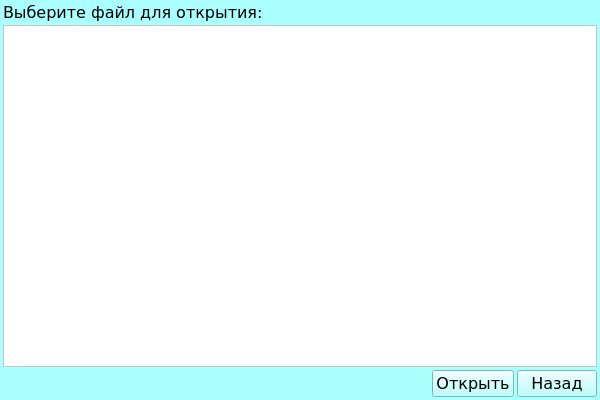
<?xml version="1.0" encoding="UTF-8"?>
<ui version="4.0">
 <class>OpenTab</class>
 <widget class="QMainWindow" name="OpenTab">
  <property name="geometry">
   <rect>
    <x>0</x>
    <y>0</y>
    <width>600</width>
    <height>400</height>
   </rect>
  </property>
  <property name="maximumSize">
   <size>
    <width>600</width>
    <height>400</height>
   </size>
  </property>
  <property name="palette">
   <palette>
    <active>
     <colorrole role="WindowText">
      <brush brushstyle="SolidPattern">
       <color alpha="255">
        <red>0</red>
        <green>0</green>
        <blue>0</blue>
       </color>
      </brush>
     </colorrole>
     <colorrole role="Button">
      <brush brushstyle="SolidPattern">
       <color alpha="255">
        <red>170</red>
        <green>255</green>
        <blue>255</blue>
       </color>
      </brush>
     </colorrole>
     <colorrole role="Light">
      <brush brushstyle="SolidPattern">
       <color alpha="255">
        <red>255</red>
        <green>255</green>
        <blue>255</blue>
       </color>
      </brush>
     </colorrole>
     <colorrole role="Midlight">
      <brush brushstyle="SolidPattern">
       <color alpha="255">
        <red>212</red>
        <green>255</green>
        <blue>255</blue>
       </color>
      </brush>
     </colorrole>
     <colorrole role="Dark">
      <brush brushstyle="SolidPattern">
       <color alpha="255">
        <red>85</red>
        <green>127</green>
        <blue>127</blue>
       </color>
      </brush>
     </colorrole>
     <colorrole role="Mid">
      <brush brushstyle="SolidPattern">
       <color alpha="255">
        <red>113</red>
        <green>170</green>
        <blue>170</blue>
       </color>
      </brush>
     </colorrole>
     <colorrole role="Text">
      <brush brushstyle="SolidPattern">
       <color alpha="255">
        <red>0</red>
        <green>0</green>
        <blue>0</blue>
       </color>
      </brush>
     </colorrole>
     <colorrole role="BrightText">
      <brush brushstyle="SolidPattern">
       <color alpha="255">
        <red>255</red>
        <green>255</green>
        <blue>255</blue>
       </color>
      </brush>
     </colorrole>
     <colorrole role="ButtonText">
      <brush brushstyle="SolidPattern">
       <color alpha="255">
        <red>0</red>
        <green>0</green>
        <blue>0</blue>
       </color>
      </brush>
     </colorrole>
     <colorrole role="Base">
      <brush brushstyle="SolidPattern">
       <color alpha="255">
        <red>255</red>
        <green>255</green>
        <blue>255</blue>
       </color>
      </brush>
     </colorrole>
     <colorrole role="Window">
      <brush brushstyle="SolidPattern">
       <color alpha="255">
        <red>170</red>
        <green>255</green>
        <blue>255</blue>
       </color>
      </brush>
     </colorrole>
     <colorrole role="Shadow">
      <brush brushstyle="SolidPattern">
       <color alpha="255">
        <red>0</red>
        <green>0</green>
        <blue>0</blue>
       </color>
      </brush>
     </colorrole>
     <colorrole role="AlternateBase">
      <brush brushstyle="SolidPattern">
       <color alpha="255">
        <red>212</red>
        <green>255</green>
        <blue>255</blue>
       </color>
      </brush>
     </colorrole>
     <colorrole role="ToolTipBase">
      <brush brushstyle="SolidPattern">
       <color alpha="255">
        <red>255</red>
        <green>255</green>
        <blue>220</blue>
       </color>
      </brush>
     </colorrole>
     <colorrole role="ToolTipText">
      <brush brushstyle="SolidPattern">
       <color alpha="255">
        <red>0</red>
        <green>0</green>
        <blue>0</blue>
       </color>
      </brush>
     </colorrole>
     <colorrole role="PlaceholderText">
      <brush brushstyle="SolidPattern">
       <color alpha="128">
        <red>0</red>
        <green>0</green>
        <blue>0</blue>
       </color>
      </brush>
     </colorrole>
    </active>
    <inactive>
     <colorrole role="WindowText">
      <brush brushstyle="SolidPattern">
       <color alpha="255">
        <red>0</red>
        <green>0</green>
        <blue>0</blue>
       </color>
      </brush>
     </colorrole>
     <colorrole role="Button">
      <brush brushstyle="SolidPattern">
       <color alpha="255">
        <red>170</red>
        <green>255</green>
        <blue>255</blue>
       </color>
      </brush>
     </colorrole>
     <colorrole role="Light">
      <brush brushstyle="SolidPattern">
       <color alpha="255">
        <red>255</red>
        <green>255</green>
        <blue>255</blue>
       </color>
      </brush>
     </colorrole>
     <colorrole role="Midlight">
      <brush brushstyle="SolidPattern">
       <color alpha="255">
        <red>212</red>
        <green>255</green>
        <blue>255</blue>
       </color>
      </brush>
     </colorrole>
     <colorrole role="Dark">
      <brush brushstyle="SolidPattern">
       <color alpha="255">
        <red>85</red>
        <green>127</green>
        <blue>127</blue>
       </color>
      </brush>
     </colorrole>
     <colorrole role="Mid">
      <brush brushstyle="SolidPattern">
       <color alpha="255">
        <red>113</red>
        <green>170</green>
        <blue>170</blue>
       </color>
      </brush>
     </colorrole>
     <colorrole role="Text">
      <brush brushstyle="SolidPattern">
       <color alpha="255">
        <red>0</red>
        <green>0</green>
        <blue>0</blue>
       </color>
      </brush>
     </colorrole>
     <colorrole role="BrightText">
      <brush brushstyle="SolidPattern">
       <color alpha="255">
        <red>255</red>
        <green>255</green>
        <blue>255</blue>
       </color>
      </brush>
     </colorrole>
     <colorrole role="ButtonText">
      <brush brushstyle="SolidPattern">
       <color alpha="255">
        <red>0</red>
        <green>0</green>
        <blue>0</blue>
       </color>
      </brush>
     </colorrole>
     <colorrole role="Base">
      <brush brushstyle="SolidPattern">
       <color alpha="255">
        <red>255</red>
        <green>255</green>
        <blue>255</blue>
       </color>
      </brush>
     </colorrole>
     <colorrole role="Window">
      <brush brushstyle="SolidPattern">
       <color alpha="255">
        <red>170</red>
        <green>255</green>
        <blue>255</blue>
       </color>
      </brush>
     </colorrole>
     <colorrole role="Shadow">
      <brush brushstyle="SolidPattern">
       <color alpha="255">
        <red>0</red>
        <green>0</green>
        <blue>0</blue>
       </color>
      </brush>
     </colorrole>
     <colorrole role="AlternateBase">
      <brush brushstyle="SolidPattern">
       <color alpha="255">
        <red>212</red>
        <green>255</green>
        <blue>255</blue>
       </color>
      </brush>
     </colorrole>
     <colorrole role="ToolTipBase">
      <brush brushstyle="SolidPattern">
       <color alpha="255">
        <red>255</red>
        <green>255</green>
        <blue>220</blue>
       </color>
      </brush>
     </colorrole>
     <colorrole role="ToolTipText">
      <brush brushstyle="SolidPattern">
       <color alpha="255">
        <red>0</red>
        <green>0</green>
        <blue>0</blue>
       </color>
      </brush>
     </colorrole>
     <colorrole role="PlaceholderText">
      <brush brushstyle="SolidPattern">
       <color alpha="128">
        <red>0</red>
        <green>0</green>
        <blue>0</blue>
       </color>
      </brush>
     </colorrole>
    </inactive>
    <disabled>
     <colorrole role="WindowText">
      <brush brushstyle="SolidPattern">
       <color alpha="255">
        <red>85</red>
        <green>127</green>
        <blue>127</blue>
       </color>
      </brush>
     </colorrole>
     <colorrole role="Button">
      <brush brushstyle="SolidPattern">
       <color alpha="255">
        <red>170</red>
        <green>255</green>
        <blue>255</blue>
       </color>
      </brush>
     </colorrole>
     <colorrole role="Light">
      <brush brushstyle="SolidPattern">
       <color alpha="255">
        <red>255</red>
        <green>255</green>
        <blue>255</blue>
       </color>
      </brush>
     </colorrole>
     <colorrole role="Midlight">
      <brush brushstyle="SolidPattern">
       <color alpha="255">
        <red>212</red>
        <green>255</green>
        <blue>255</blue>
       </color>
      </brush>
     </colorrole>
     <colorrole role="Dark">
      <brush brushstyle="SolidPattern">
       <color alpha="255">
        <red>85</red>
        <green>127</green>
        <blue>127</blue>
       </color>
      </brush>
     </colorrole>
     <colorrole role="Mid">
      <brush brushstyle="SolidPattern">
       <color alpha="255">
        <red>113</red>
        <green>170</green>
        <blue>170</blue>
       </color>
      </brush>
     </colorrole>
     <colorrole role="Text">
      <brush brushstyle="SolidPattern">
       <color alpha="255">
        <red>85</red>
        <green>127</green>
        <blue>127</blue>
       </color>
      </brush>
     </colorrole>
     <colorrole role="BrightText">
      <brush brushstyle="SolidPattern">
       <color alpha="255">
        <red>255</red>
        <green>255</green>
        <blue>255</blue>
       </color>
      </brush>
     </colorrole>
     <colorrole role="ButtonText">
      <brush brushstyle="SolidPattern">
       <color alpha="255">
        <red>85</red>
        <green>127</green>
        <blue>127</blue>
       </color>
      </brush>
     </colorrole>
     <colorrole role="Base">
      <brush brushstyle="SolidPattern">
       <color alpha="255">
        <red>170</red>
        <green>255</green>
        <blue>255</blue>
       </color>
      </brush>
     </colorrole>
     <colorrole role="Window">
      <brush brushstyle="SolidPattern">
       <color alpha="255">
        <red>170</red>
        <green>255</green>
        <blue>255</blue>
       </color>
      </brush>
     </colorrole>
     <colorrole role="Shadow">
      <brush brushstyle="SolidPattern">
       <color alpha="255">
        <red>0</red>
        <green>0</green>
        <blue>0</blue>
       </color>
      </brush>
     </colorrole>
     <colorrole role="AlternateBase">
      <brush brushstyle="SolidPattern">
       <color alpha="255">
        <red>170</red>
        <green>255</green>
        <blue>255</blue>
       </color>
      </brush>
     </colorrole>
     <colorrole role="ToolTipBase">
      <brush brushstyle="SolidPattern">
       <color alpha="255">
        <red>255</red>
        <green>255</green>
        <blue>220</blue>
       </color>
      </brush>
     </colorrole>
     <colorrole role="ToolTipText">
      <brush brushstyle="SolidPattern">
       <color alpha="255">
        <red>0</red>
        <green>0</green>
        <blue>0</blue>
       </color>
      </brush>
     </colorrole>
     <colorrole role="PlaceholderText">
      <brush brushstyle="SolidPattern">
       <color alpha="128">
        <red>0</red>
        <green>0</green>
        <blue>0</blue>
       </color>
      </brush>
     </colorrole>
    </disabled>
   </palette>
  </property>
  <property name="font">
   <font>
    <family>Verdana</family>
    <pointsize>12</pointsize>
   </font>
  </property>
  <property name="windowTitle">
   <string>School Performance</string>
  </property>
  <widget class="QWidget" name="centralwidget">
   <layout class="QGridLayout" name="gridLayout">
    <property name="leftMargin">
     <number>3</number>
    </property>
    <property name="topMargin">
     <number>3</number>
    </property>
    <property name="rightMargin">
     <number>3</number>
    </property>
    <property name="bottomMargin">
     <number>3</number>
    </property>
    <property name="spacing">
     <number>3</number>
    </property>
    <item row="2" column="2">
     <widget class="QPushButton" name="BACK">
      <property name="font">
       <font>
        <family>Verdana</family>
        <pointsize>12</pointsize>
       </font>
      </property>
      <property name="text">
       <string>Назад</string>
      </property>
     </widget>
    </item>
    <item row="2" column="1">
     <widget class="QPushButton" name="PUSH">
      <property name="font">
       <font>
        <family>Verdana</family>
        <pointsize>12</pointsize>
       </font>
      </property>
      <property name="text">
       <string>Открыть</string>
      </property>
     </widget>
    </item>
    <item row="2" column="0">
     <spacer name="horizontalSpacer">
      <property name="orientation">
       <enum>Qt::Horizontal</enum>
      </property>
      <property name="sizeHint" stdset="0">
       <size>
        <width>40</width>
        <height>20</height>
       </size>
      </property>
     </spacer>
    </item>
    <item row="0" column="0" colspan="3">
     <widget class="QLabel" name="TITLE">
      <property name="font">
       <font>
        <family>Verdana</family>
        <pointsize>12</pointsize>
       </font>
      </property>
      <property name="text">
       <string>Выберите файл для открытия:</string>
      </property>
     </widget>
    </item>
    <item row="1" column="0" colspan="3">
     <widget class="QListWidget" name="ListDataBase">
      <property name="palette">
       <palette>
        <active>
         <colorrole role="WindowText">
          <brush brushstyle="SolidPattern">
           <color alpha="255">
            <red>0</red>
            <green>0</green>
            <blue>0</blue>
           </color>
          </brush>
         </colorrole>
         <colorrole role="Button">
          <brush brushstyle="SolidPattern">
           <color alpha="255">
            <red>255</red>
            <green>255</green>
            <blue>255</blue>
           </color>
          </brush>
         </colorrole>
         <colorrole role="Light">
          <brush brushstyle="SolidPattern">
           <color alpha="255">
            <red>255</red>
            <green>255</green>
            <blue>255</blue>
           </color>
          </brush>
         </colorrole>
         <colorrole role="Midlight">
          <brush brushstyle="SolidPattern">
           <color alpha="255">
            <red>255</red>
            <green>255</green>
            <blue>255</blue>
           </color>
          </brush>
         </colorrole>
         <colorrole role="Dark">
          <brush brushstyle="SolidPattern">
           <color alpha="255">
            <red>127</red>
            <green>127</green>
            <blue>127</blue>
           </color>
          </brush>
         </colorrole>
         <colorrole role="Mid">
          <brush brushstyle="SolidPattern">
           <color alpha="255">
            <red>170</red>
            <green>170</green>
            <blue>170</blue>
           </color>
          </brush>
         </colorrole>
         <colorrole role="Text">
          <brush brushstyle="SolidPattern">
           <color alpha="255">
            <red>0</red>
            <green>0</green>
            <blue>0</blue>
           </color>
          </brush>
         </colorrole>
         <colorrole role="BrightText">
          <brush brushstyle="SolidPattern">
           <color alpha="255">
            <red>255</red>
            <green>255</green>
            <blue>255</blue>
           </color>
          </brush>
         </colorrole>
         <colorrole role="ButtonText">
          <brush brushstyle="SolidPattern">
           <color alpha="255">
            <red>0</red>
            <green>0</green>
            <blue>0</blue>
           </color>
          </brush>
         </colorrole>
         <colorrole role="Base">
          <brush brushstyle="SolidPattern">
           <color alpha="255">
            <red>255</red>
            <green>255</green>
            <blue>255</blue>
           </color>
          </brush>
         </colorrole>
         <colorrole role="Window">
          <brush brushstyle="SolidPattern">
           <color alpha="255">
            <red>255</red>
            <green>255</green>
            <blue>255</blue>
           </color>
          </brush>
         </colorrole>
         <colorrole role="Shadow">
          <brush brushstyle="SolidPattern">
           <color alpha="255">
            <red>0</red>
            <green>0</green>
            <blue>0</blue>
           </color>
          </brush>
         </colorrole>
         <colorrole role="AlternateBase">
          <brush brushstyle="SolidPattern">
           <color alpha="255">
            <red>255</red>
            <green>255</green>
            <blue>255</blue>
           </color>
          </brush>
         </colorrole>
         <colorrole role="ToolTipBase">
          <brush brushstyle="SolidPattern">
           <color alpha="255">
            <red>255</red>
            <green>255</green>
            <blue>220</blue>
           </color>
          </brush>
         </colorrole>
         <colorrole role="ToolTipText">
          <brush brushstyle="SolidPattern">
           <color alpha="255">
            <red>0</red>
            <green>0</green>
            <blue>0</blue>
           </color>
          </brush>
         </colorrole>
         <colorrole role="PlaceholderText">
          <brush brushstyle="SolidPattern">
           <color alpha="128">
            <red>0</red>
            <green>0</green>
            <blue>0</blue>
           </color>
          </brush>
         </colorrole>
        </active>
        <inactive>
         <colorrole role="WindowText">
          <brush brushstyle="SolidPattern">
           <color alpha="255">
            <red>0</red>
            <green>0</green>
            <blue>0</blue>
           </color>
          </brush>
         </colorrole>
         <colorrole role="Button">
          <brush brushstyle="SolidPattern">
           <color alpha="255">
            <red>255</red>
            <green>255</green>
            <blue>255</blue>
           </color>
          </brush>
         </colorrole>
         <colorrole role="Light">
          <brush brushstyle="SolidPattern">
           <color alpha="255">
            <red>255</red>
            <green>255</green>
            <blue>255</blue>
           </color>
          </brush>
         </colorrole>
         <colorrole role="Midlight">
          <brush brushstyle="SolidPattern">
           <color alpha="255">
            <red>255</red>
            <green>255</green>
            <blue>255</blue>
           </color>
          </brush>
         </colorrole>
         <colorrole role="Dark">
          <brush brushstyle="SolidPattern">
           <color alpha="255">
            <red>127</red>
            <green>127</green>
            <blue>127</blue>
           </color>
          </brush>
         </colorrole>
         <colorrole role="Mid">
          <brush brushstyle="SolidPattern">
           <color alpha="255">
            <red>170</red>
            <green>170</green>
            <blue>170</blue>
           </color>
          </brush>
         </colorrole>
         <colorrole role="Text">
          <brush brushstyle="SolidPattern">
           <color alpha="255">
            <red>0</red>
            <green>0</green>
            <blue>0</blue>
           </color>
          </brush>
         </colorrole>
         <colorrole role="BrightText">
          <brush brushstyle="SolidPattern">
           <color alpha="255">
            <red>255</red>
            <green>255</green>
            <blue>255</blue>
           </color>
          </brush>
         </colorrole>
         <colorrole role="ButtonText">
          <brush brushstyle="SolidPattern">
           <color alpha="255">
            <red>0</red>
            <green>0</green>
            <blue>0</blue>
           </color>
          </brush>
         </colorrole>
         <colorrole role="Base">
          <brush brushstyle="SolidPattern">
           <color alpha="255">
            <red>255</red>
            <green>255</green>
            <blue>255</blue>
           </color>
          </brush>
         </colorrole>
         <colorrole role="Window">
          <brush brushstyle="SolidPattern">
           <color alpha="255">
            <red>255</red>
            <green>255</green>
            <blue>255</blue>
           </color>
          </brush>
         </colorrole>
         <colorrole role="Shadow">
          <brush brushstyle="SolidPattern">
           <color alpha="255">
            <red>0</red>
            <green>0</green>
            <blue>0</blue>
           </color>
          </brush>
         </colorrole>
         <colorrole role="AlternateBase">
          <brush brushstyle="SolidPattern">
           <color alpha="255">
            <red>255</red>
            <green>255</green>
            <blue>255</blue>
           </color>
          </brush>
         </colorrole>
         <colorrole role="ToolTipBase">
          <brush brushstyle="SolidPattern">
           <color alpha="255">
            <red>255</red>
            <green>255</green>
            <blue>220</blue>
           </color>
          </brush>
         </colorrole>
         <colorrole role="ToolTipText">
          <brush brushstyle="SolidPattern">
           <color alpha="255">
            <red>0</red>
            <green>0</green>
            <blue>0</blue>
           </color>
          </brush>
         </colorrole>
         <colorrole role="PlaceholderText">
          <brush brushstyle="SolidPattern">
           <color alpha="128">
            <red>0</red>
            <green>0</green>
            <blue>0</blue>
           </color>
          </brush>
         </colorrole>
        </inactive>
        <disabled>
         <colorrole role="WindowText">
          <brush brushstyle="SolidPattern">
           <color alpha="255">
            <red>127</red>
            <green>127</green>
            <blue>127</blue>
           </color>
          </brush>
         </colorrole>
         <colorrole role="Button">
          <brush brushstyle="SolidPattern">
           <color alpha="255">
            <red>255</red>
            <green>255</green>
            <blue>255</blue>
           </color>
          </brush>
         </colorrole>
         <colorrole role="Light">
          <brush brushstyle="SolidPattern">
           <color alpha="255">
            <red>255</red>
            <green>255</green>
            <blue>255</blue>
           </color>
          </brush>
         </colorrole>
         <colorrole role="Midlight">
          <brush brushstyle="SolidPattern">
           <color alpha="255">
            <red>255</red>
            <green>255</green>
            <blue>255</blue>
           </color>
          </brush>
         </colorrole>
         <colorrole role="Dark">
          <brush brushstyle="SolidPattern">
           <color alpha="255">
            <red>127</red>
            <green>127</green>
            <blue>127</blue>
           </color>
          </brush>
         </colorrole>
         <colorrole role="Mid">
          <brush brushstyle="SolidPattern">
           <color alpha="255">
            <red>170</red>
            <green>170</green>
            <blue>170</blue>
           </color>
          </brush>
         </colorrole>
         <colorrole role="Text">
          <brush brushstyle="SolidPattern">
           <color alpha="255">
            <red>127</red>
            <green>127</green>
            <blue>127</blue>
           </color>
          </brush>
         </colorrole>
         <colorrole role="BrightText">
          <brush brushstyle="SolidPattern">
           <color alpha="255">
            <red>255</red>
            <green>255</green>
            <blue>255</blue>
           </color>
          </brush>
         </colorrole>
         <colorrole role="ButtonText">
          <brush brushstyle="SolidPattern">
           <color alpha="255">
            <red>127</red>
            <green>127</green>
            <blue>127</blue>
           </color>
          </brush>
         </colorrole>
         <colorrole role="Base">
          <brush brushstyle="SolidPattern">
           <color alpha="255">
            <red>255</red>
            <green>255</green>
            <blue>255</blue>
           </color>
          </brush>
         </colorrole>
         <colorrole role="Window">
          <brush brushstyle="SolidPattern">
           <color alpha="255">
            <red>255</red>
            <green>255</green>
            <blue>255</blue>
           </color>
          </brush>
         </colorrole>
         <colorrole role="Shadow">
          <brush brushstyle="SolidPattern">
           <color alpha="255">
            <red>0</red>
            <green>0</green>
            <blue>0</blue>
           </color>
          </brush>
         </colorrole>
         <colorrole role="AlternateBase">
          <brush brushstyle="SolidPattern">
           <color alpha="255">
            <red>255</red>
            <green>255</green>
            <blue>255</blue>
           </color>
          </brush>
         </colorrole>
         <colorrole role="ToolTipBase">
          <brush brushstyle="SolidPattern">
           <color alpha="255">
            <red>255</red>
            <green>255</green>
            <blue>220</blue>
           </color>
          </brush>
         </colorrole>
         <colorrole role="ToolTipText">
          <brush brushstyle="SolidPattern">
           <color alpha="255">
            <red>0</red>
            <green>0</green>
            <blue>0</blue>
           </color>
          </brush>
         </colorrole>
         <colorrole role="PlaceholderText">
          <brush brushstyle="SolidPattern">
           <color alpha="128">
            <red>0</red>
            <green>0</green>
            <blue>0</blue>
           </color>
          </brush>
         </colorrole>
        </disabled>
       </palette>
      </property>
      <property name="font">
       <font>
        <family>Verdana</family>
        <pointsize>12</pointsize>
       </font>
      </property>
     </widget>
    </item>
   </layout>
  </widget>
 </widget>
 <resources/>
 <connections/>
</ui>
